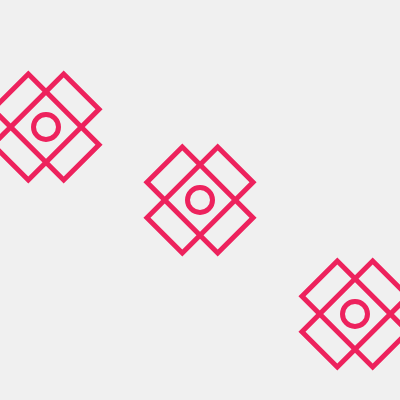
Frame 1 (no input)
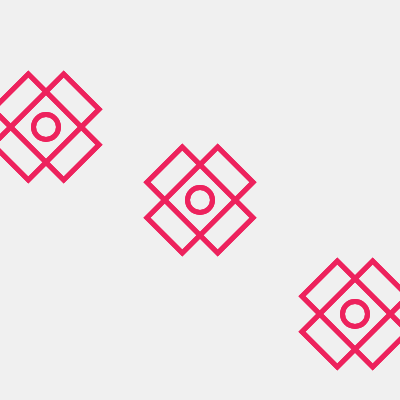
Frame 2 (the mouse pressed at the canvas centre, redrawn once)

The p5.js sketch that drew these frames (run headless with seeded random() and noise() and a simulated clock; the mouse was pressed at the canvas centre and the sketch redrawn once):

// p5.js sketch
// ── sketch.js
function setup() {
  createCanvas(400, 400);
  background(240);
  
  noFill();
  stroke(237, 34, 93);
  strokeWeight(5);
  
  rectMode(CENTER);
  
  noLoop();
}

function draw() {
  drawShape(width/2, height/2);
  drawShape(46, 127);
  drawShape(355, 314);
}

function drawShape(x, y) {
  push();
  translate(x, y);
  rotate(TWO_PI * 1/8);
  rect(0, 0, 100, 50);
  rotate(TWO_PI * 2/8);
  rect(0, 0, 100, 50);
  ellipse(0, 0, 25, 25);
  pop();
}
